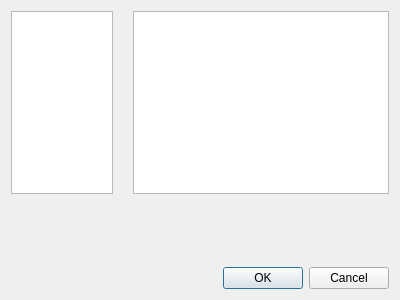
<?xml version="1.0" encoding="UTF-8"?>
<ui version="4.0">
 <class>ProbeDialog</class>
 <widget class="QDialog" name="ProbeDialog">
  <property name="geometry">
   <rect>
    <x>0</x>
    <y>0</y>
    <width>400</width>
    <height>300</height>
   </rect>
  </property>
  <property name="windowTitle">
   <string>Dialog</string>
  </property>
  <layout class="QGridLayout" name="gridLayout">
   <item row="0" column="0">
    <widget class="QWidget" name="widget" native="true">
     <layout class="QGridLayout" name="gridLayout_2" rowstretch="3,1" columnstretch="1,2,0">
      <property name="leftMargin">
       <number>0</number>
      </property>
      <property name="topMargin">
       <number>0</number>
      </property>
      <property name="rightMargin">
       <number>0</number>
      </property>
      <property name="bottomMargin">
       <number>0</number>
      </property>
      <property name="horizontalSpacing">
       <number>20</number>
      </property>
      <item row="0" column="2">
       <widget class="QListView" name="listView_2"/>
      </item>
      <item row="0" column="0" colspan="2">
       <widget class="QListView" name="listView_1"/>
      </item>
      <item row="1" column="0" colspan="3">
       <widget class="QWidget" name="widget_2" native="true">
        <layout class="QGridLayout" name="gridLayout_3">
         <property name="leftMargin">
          <number>0</number>
         </property>
         <property name="topMargin">
          <number>0</number>
         </property>
         <property name="rightMargin">
          <number>0</number>
         </property>
         <property name="bottomMargin">
          <number>0</number>
         </property>
         <property name="spacing">
          <number>0</number>
         </property>
         <item row="0" column="0">
          <widget class="QLabel" name="label">
           <property name="text">
            <string/>
           </property>
          </widget>
         </item>
        </layout>
       </widget>
      </item>
     </layout>
    </widget>
   </item>
   <item row="2" column="0">
    <widget class="QDialogButtonBox" name="buttonBox">
     <property name="orientation">
      <enum>Qt::Horizontal</enum>
     </property>
     <property name="standardButtons">
      <set>QDialogButtonBox::Cancel|QDialogButtonBox::Ok</set>
     </property>
    </widget>
   </item>
  </layout>
 </widget>
 <resources/>
 <connections>
  <connection>
   <sender>buttonBox</sender>
   <signal>accepted()</signal>
   <receiver>ProbeDialog</receiver>
   <slot>accept()</slot>
   <hints>
    <hint type="sourcelabel">
     <x>248</x>
     <y>254</y>
    </hint>
    <hint type="destinationlabel">
     <x>157</x>
     <y>274</y>
    </hint>
   </hints>
  </connection>
  <connection>
   <sender>buttonBox</sender>
   <signal>rejected()</signal>
   <receiver>ProbeDialog</receiver>
   <slot>reject()</slot>
   <hints>
    <hint type="sourcelabel">
     <x>316</x>
     <y>260</y>
    </hint>
    <hint type="destinationlabel">
     <x>286</x>
     <y>274</y>
    </hint>
   </hints>
  </connection>
 </connections>
</ui>
